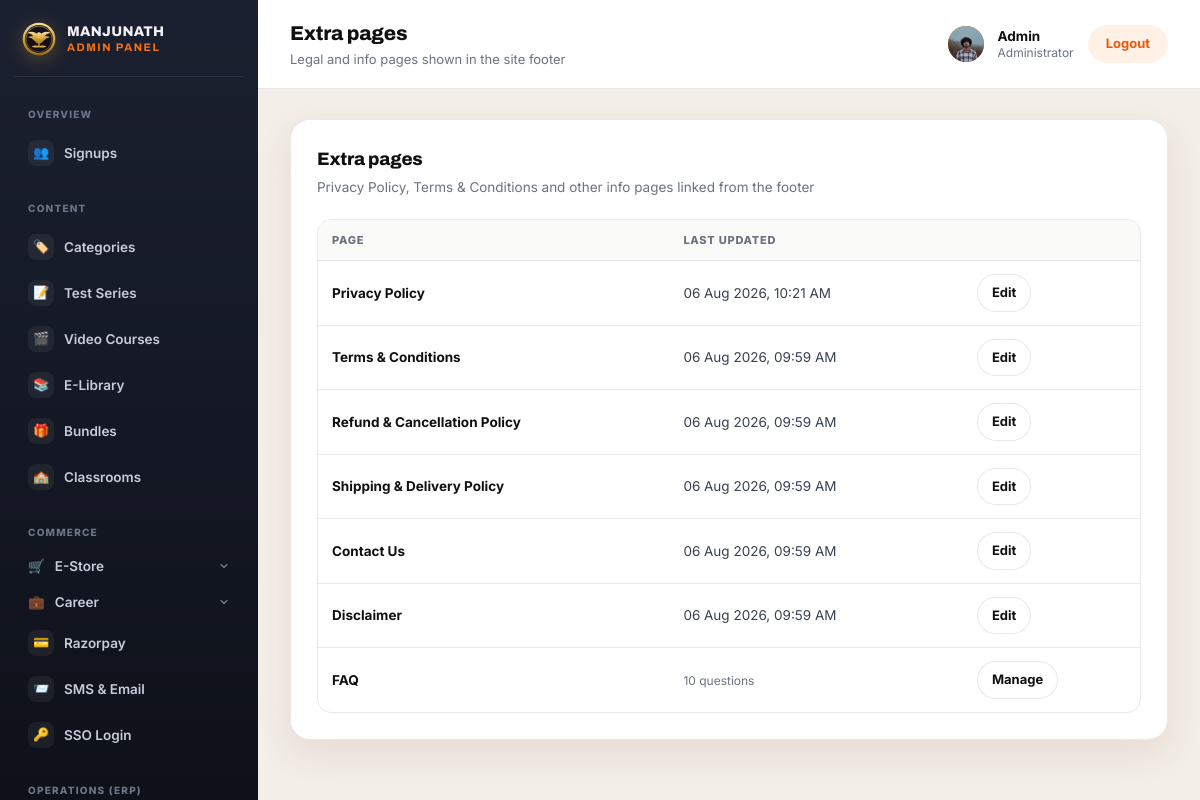
The app's page /panel/customization/extra-pages/ (signed in) with its own data.
### myapp/models.py (models this page shows, shortened)
class CustomUser(AbstractBaseUser, PermissionsMixin):
    GENDER_CHOICES = [
        ('male', 'Male'),
        ('female', 'Female'),
        ('other', 'Other'),
    ]
    name = models.CharField(max_length=150)
    email = models.EmailField(unique=True)
    number = models.CharField(max_length=15)
    age = models.PositiveIntegerField(null=True, blank=True)
    gender = models.CharField(max_length=10, choices=GENDER_CHOICES, blank=True)
    state = models.CharField(max_length=100, blank=True)
    city = models.CharField(max_length=100, blank=True)
    profile_picture = models.ImageField(upload_to='profile_pictures/', blank=True, null=True)
    is_active = models.BooleanField(default=True)
    is_staff = models.BooleanField(default=False)
    date_joined = models.DateTimeField(auto_now_add=True)
    objects = CustomUserManager()
    USERNAME_FIELD = 'email'
    REQUIRED_FIELDS = ['name', 'number']

class ExtraPage(models.Model):
    PRIVACY_POLICY = 'privacy_policy'
    TERMS_CONDITIONS = 'terms_conditions'
    REFUND_CANCELLATION = 'refund_cancellation'
    SHIPPING_DELIVERY = 'shipping_delivery'
    CONTACT_US = 'contact_us'
    DISCLAIMER = 'disclaimer'
    PAGE_CHOICES = [
        (PRIVACY_POLICY, 'Privacy Policy'),
        (TERMS_CONDITIONS, 'Terms & Conditions'),
        (REFUND_CANCELLATION, 'Refund & Cancellation Policy'),
        (SHIPPING_DELIVERY, 'Shipping & Delivery Policy'),
        (CONTACT_US, 'Contact Us'),
        (DISCLAIMER, 'Disclaimer'),
    ]
    page = models.CharField(max_length=25, choices=PAGE_CHOICES, unique=True)
    title = models.CharField(max_length=150, blank=True, help_text='Leave blank to use the default title shown above')
    content = models.TextField(
        blank=True,
        help_text='Separate paragraphs with a blank line. Start a line with "- " for a bullet point.',
    )
    updated_at = models.DateTimeField(auto_now=True)
    class Meta:
        ordering = ['page']

### myapp/views.py (the view)
# urls.py: path('panel/customization/extra-pages/', views.panel_extra_page_list, name='panel_extra_page_list'),
@login_required(login_url='login')
@user_passes_test(_is_staff, login_url='login')
def panel_extra_page_list(request):
    pages_by_key = {page.page: page for page in ExtraPage.objects.all()}
    rows = [
        {'key': key, 'label': label, 'page': pages_by_key.get(key)}
        for key, label in ExtraPage.PAGE_CHOICES
    ]
    return render(request, 'myapp/panel/extra_page_list.html', {'rows': rows, 'faq_count': FAQItem.objects.count()})

### myapp/context_processors.py (called while the page is built)
def site_settings(request):
    return {
        'site_settings': SiteSettings.load(),
        'top_notifications': Notification.objects.filter(is_active=True),
        'chatbot_settings': ChatbotSettings.load(),
        'chatbot_questions': ChatbotQuestion.objects.filter(is_active=True),
        'hero': HeroSection.load(),
        'daily_current_card': DailyUpdateCard.load(DailyUpdateCard.CURRENT_AFFAIRS),
        'daily_news_card': DailyUpdateCard.load(DailyUpdateCard.DAILY_NEWS),
        'pwa_settings': PWASettings.load(),
        'sso_settings': SSOSettings.load(),
    }

### myapp/models.py (called while the page is built)
    @classmethod
    def load(cls):
        obj, _ = cls.objects.get_or_create(pk=1)
        return obj

    @classmethod
    def load(cls):
        obj, _ = cls.objects.get_or_create(pk=1)
        return obj

    @classmethod
    def load(cls):
        obj, _ = cls.objects.get_or_create(pk=1)
        return obj

    @classmethod
    def load(cls, key):
        obj, _ = cls.objects.get_or_create(key=key, defaults={'key': key, **cls.DEFAULTS[key]})
        return obj

    @classmethod
    def load(cls):
        obj, _ = cls.objects.get_or_create(pk=1)
        return obj

    @classmethod
    def load(cls):
        obj, _ = cls.objects.get_or_create(pk=1)
        return obj

### myapp/views.py (called while the page is built)
def _is_staff(user):
    return user.is_authenticated and user.is_staff

### myapp/templates/myapp/panel/extra_page_list.html (shortened to what this page needs)
{% extends "myapp/panel/base.html" %}
{% block page_title %}Extra pages{% endblock %}
{% block page_sub %}Legal and info pages shown in the site footer{% endblock %}
{% block content %}
<div class="panel-card">
  <div class="panel-card-head">
    <div>
      <h2>Extra pages</h2>
      <p>Privacy Policy, Terms & Conditions and other info pages linked from the footer</p>
    </div>
  </div>
  <div class="panel-table-wrap">
    <table class="panel-table">
      <thead>
        <tr>
          <th>Page</th>
          <th>Last updated</th>
          <th></th>
        </tr>
      </thead>
      <tbody>
        {% for row in rows %}
        <tr>
          <td><div class="gallery-title-text">{{ row.label }}</div></td>
          <td>{% if row.page %}{{ row.page.updated_at|date:"d M Y, h:i A" }}{% else %}<span class="cert-number">Not customised yet</span>{% endif %}</td>
          <td>
            <div class="gallery-actions">
              <a class="btn btn-ghost btn-sm" href="{% url 'panel_extra_page_edit' row.key %}">Edit</a>
            </div>
          </td>
        </tr>
        {% endfor %}
        <tr>
          <td><div class="gallery-title-text">FAQ</div></td>
          <td><span class="cert-number">{{ faq_count }} question{{ faq_count|pluralize }}</span></td>
          <td>
            <div class="gallery-actions">
              <a class="btn btn-ghost btn-sm" href="{% url 'panel_faq_list' %}">Manage</a>
            </div>
          </td>
        </tr>
      </tbody>
    </table>
  </div>
</div>
{% endblock %}

### myapp/templates/myapp/panel/base.html (shortened to what this page needs)
<!DOCTYPE html>
<html lang="en">
<head>
</head>
<body>
<div class="panel-shell">
  <aside class="panel-sidebar">
    <div class="panel-brand">
      <span class="panel-crest" aria-hidden="true">
      </span>
      <span class="panel-brand-text"><span>MANJUNATH</span><span>Admin Panel</span></span>
    </div>
    <nav class="panel-nav">
      <p class="panel-nav-label">Overview</p>
      <a class="{% block nav_signups %}{% endblock %}" href="{% url 'panel_signups' %}">
        <span class="panel-nav-ico">👥</span> Signups
      </a>
      <p class="panel-nav-label">Content</p>
      <a class="{% block nav_categories %}{% endblock %}" href="{% url 'panel_category_list' %}">
        <span class="panel-nav-ico">🏷️</span> Categories
      </a>
      <a class="{% if course_type == 'test_series' %}is-active{% endif %}" href="{% url 'panel_course_list' 'test_series' %}">
        <span class="panel-nav-ico">📝</span> Test Series
      </a>
      <a class="{% if course_type == 'video_course' %}is-active{% endif %}" href="{% url 'panel_course_list' 'video_course' %}">
        <span class="panel-nav-ico">🎬</span> Video Courses
      </a>
      <a class="{% if course_type == 'elibrary' %}is-active{% endif %}" href="{% url 'panel_course_list' 'elibrary' %}">
        <span class="panel-nav-ico">📚</span> E-Library
      </a>
      <a class="{% block nav_bundles %}{% endblock %}" href="{% url 'panel_bundle_list' %}">
        <span class="panel-nav-ico">🎁</span> Bundles
      </a>
      <a class="{% block nav_classrooms %}{% endblock %}" href="{% url 'panel_classroom_list' %}">
        <span class="panel-nav-ico">🏫</span> Classrooms
      </a>
      <p class="panel-nav-label">Commerce</p>
      <div class="panel-nav-group {% block nav_store_open %}{% endblock %}">
        <button type="button" class="panel-nav-group-toggle {% block nav_store %}{% endblock %}">
          <span class="panel-nav-ico">🛒</span> E-Store
          <svg class="panel-nav-group-caret" viewBox="0 0 24 24" width="12" height="12" aria-hidden="true"><path d="m6 9 6 6 6-6" fill="none" stroke="currentColor" stroke-width="2.2" stroke-linecap="round" stroke-linejoin="round"/></svg>
        </button>
      </div>
      <div class="panel-nav-group {% block nav_career_open %}{% endblock %}">
        <button type="button" class="panel-nav-group-toggle {% block nav_career %}{% endblock %}">
          <span class="panel-nav-ico">💼</span> Career
          <svg class="panel-nav-group-caret" viewBox="0 0 24 24" width="12" height="12" aria-hidden="true"><path d="m6 9 6 6 6-6" fill="none" stroke="currentColor" stroke-width="2.2" stroke-linecap="round" stroke-linejoin="round"/></svg>
        </button>
      </div>
      <a class="{% block nav_razorpay %}{% endblock %}" href="{% url 'panel_razorpay_settings' %}">
        <span class="panel-nav-ico">💳</span> Razorpay
      </a>
      <a class="{% block nav_sms_email %}{% endblock %}" href="{% url 'panel_notification_provider_settings' %}">
        <span class="panel-nav-ico">📨</span> SMS &amp; Email
      </a>
      <a class="{% block nav_sso %}{% endblock %}" href="{% url 'panel_sso_settings' %}">
        <span class="panel-nav-ico">🔑</span> SSO Login
      </a>
      <p class="panel-nav-label">Operations (ERP)</p>
    </nav>
  </aside>
  <div class="panel-main">
    <header class="panel-topbar">
      <div id="panelPageTitle">
        <h1>{% block page_title %}Admin Panel{% endblock %}</h1>
        <p class="panel-topbar-sub">{% block page_sub %}{% endblock %}</p>
      </div>
      <div class="panel-user">
        {% if user.profile_picture %}
          <img class="panel-user-avatar" src="{{ user.profile_picture.url }}" alt="">
        {% else %}
          <span class="panel-user-avatar">{{ user.name|default:user.email|first|upper }}</span>
        {% endif %}
        <span class="panel-user-info">
          <strong>{{ user.name|default:user.email }}</strong>
          <span>Administrator</span>
        </span>
        <a class="panel-logout" href="{% url 'logout' %}">Logout</a>
      </div>
    </header>
    <main class="panel-content" id="panelContent">
      {% block content %}{% endblock %}
    </main>
  </div>
</div>
</body>
</html>

### records on screen
CustomUser: profile_picture (picture), name "Admin"
ExtraPage: label "Privacy Policy", page.updated_at "06 Aug 2026, 10:21 AM"
ExtraPage: label "Terms & Conditions", page.updated_at "06 Aug 2026, 09:59 AM"
ExtraPage: label "Refund & Cancellation Policy", page.updated_at "06 Aug 2026, 09:59 AM"
ExtraPage: label "Shipping & Delivery Policy", page.updated_at "06 Aug 2026, 09:59 AM"
ExtraPage: label "Contact Us", page.updated_at "06 Aug 2026, 09:59 AM"
ExtraPage: label "Disclaimer", page.updated_at "06 Aug 2026, 09:59 AM"

### other values on screen
{{ faq_count }} "10"
